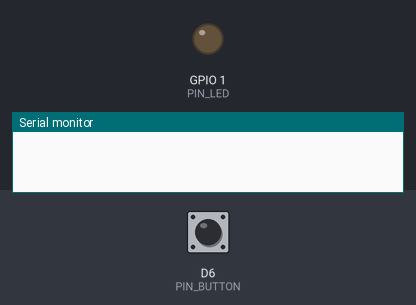
Simulated run of this program. Board: ESP8266 (NodeMCU). Parts: output pins drawn as LEDs (lit = HIGH), the last lines printed to the serial monitor. Inputs (shaded band) come from the test bench; at power-on: D6 (PIN_BUTTON) HIGH.

Above: at 1.2 s.
1.3 s: D6 (PIN_BUTTON) pulled LOW for 0.15 s
At 2.5 s:
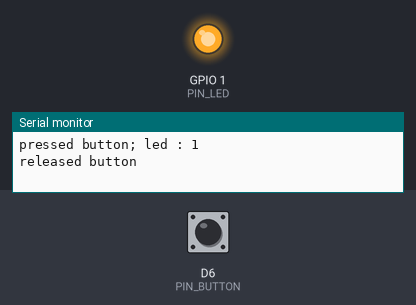
2.9 s: D6 (PIN_BUTTON) pulled LOW for 1 s
At 3.9 s:
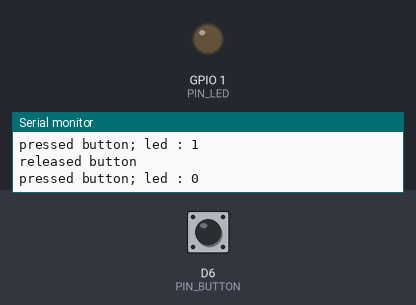
5.4 s: D6 (PIN_BUTTON) pulled LOW for 3.2 s
At 5.8 s:
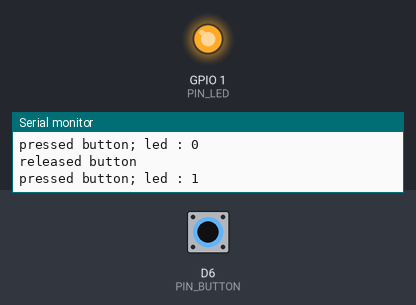
Timing chart, 0 to 8.4 s (numbered marks = the images above; inputs shaded):
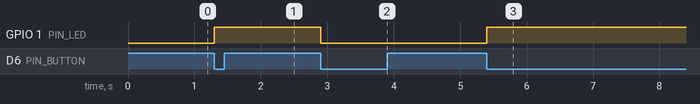

Measured:
- after the input at 1.3 s, GPIO 1 (PIN_LED): LOW → HIGH at once
- after the input at 2.9 s, GPIO 1 (PIN_LED): HIGH → LOW at once
- after the input at 5.4 s, GPIO 1 (PIN_LED): LOW → HIGH at once

The program:

main.cpp
```cpp
#include <Arduino.h>

#include "pins.h" // pas bligatoire mais conseillé de définir tous les pins dans un .h

bool button_pressed = false;
bool led_state =  LOW;

void setup() {
    pinMode(PIN_BUTTON, INPUT_PULLUP);
    pinMode(PIN_LED, OUTPUT);
    Serial.begin(9600);
}

void loop() {
    /*
    Serial.print("button state : ");
    if(digitalRead(PIN_BUTTON))
    {
        Serial.println("released");
    }
    else
    {
        Serial.println("pressed");
    }

    delay(1000);
    */

   // bonus
    if(!button_pressed && digitalRead(PIN_BUTTON) == LOW) // pullup : bouton à l'état haut -> relaché
    {
        led_state = led_state ^ 1; // ~led_state decided not to work today
        button_pressed = true;

        digitalWrite(PIN_LED, led_state);

        Serial.print("pressed button; led : ");
        Serial.println(led_state);
        delay(2); // on évite les instabilités liées au signal
    }
    else if(button_pressed && digitalRead(PIN_BUTTON) == HIGH)
    {
        button_pressed = false;
        Serial.println("released button");
        delay(2); // on évite les instabilités liées au signal
    }
}
```

pins.h
```cpp
#ifndef PINS_H
#define PINS_H

#include <Arduino.h>

#define PIN_LED D10
#define PIN_BUTTON D6

#endif /* PINS_H */
```
